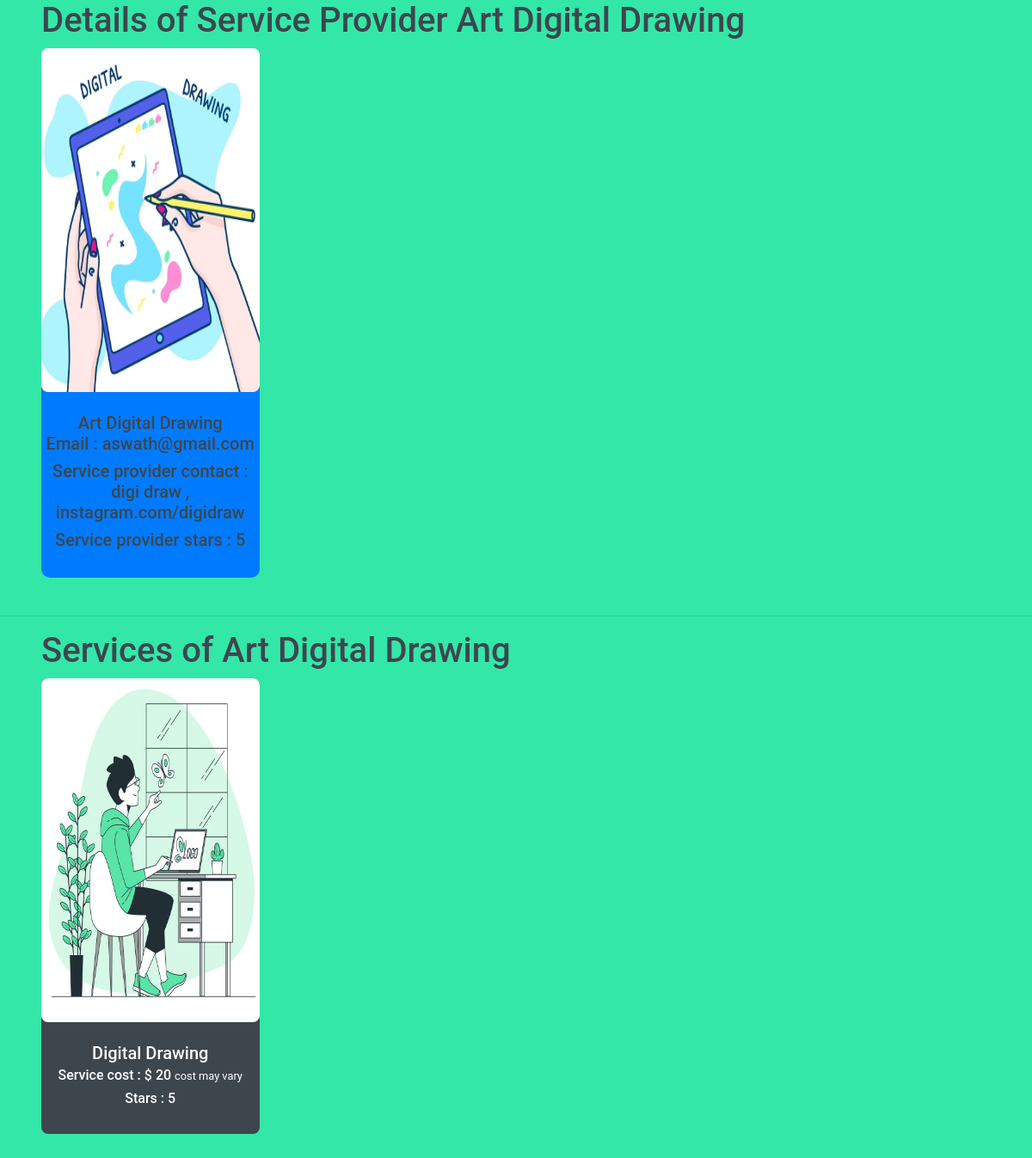
The app's page /services/1/ with its own data.
### services/models.py (models this page shows, shortened)
class ServiceProvider(models.Model):
    sp_id = models.IntegerField(null=True)
    sp_name = models.CharField(max_length=50)
    sp_email = models.EmailField(null=True, blank=True)
    sp_image = models.ImageField(upload_to='uploads/service_provider_image/', blank=True)
    sp_contact = models.TextField()
    sp_star = models.IntegerField(null=True)

class Services(models.Model):
    ACTIVE = 'active'
    DELETEED = 'deleted'
    STATUS_CHOICES = (
        (ACTIVE, 'active'),
        (DELETEED,  'deleted')
    )
    title = models.CharField(max_length=50)
    description = models.TextField(max_length=200)
    status = models.CharField(max_length=20, choices=STATUS_CHOICES, default=ACTIVE)
    image = models.ImageField(upload_to='uploads/service_image/', blank=True)
    video = models.FileField(upload_to='uploads/service_video/', blank=True)
    price = models.IntegerField()
    service_provider = models.ForeignKey('ServiceProvider', related_name='service_provider', on_delete=models.CASCADE)
    stars = models.IntegerField(null=True)

### services/views.py (the view)
# urls.py: path('services/<int:service_provide_id>/', views.view_service_category, name='view_service_category'),
def view_service_category(request, service_provide_id):
    service_provider = get_object_or_404(ServiceProvider,id=service_provide_id)
    services = Services.objects.filter(id=service_provide_id)
    return render(request, 'view_service_category.html', {
        'service_provider': service_provider,
        'services': services,
    })

### store/context_processors.py (called while the page is built)
def cart(request):  # to make cart globally available context_processord.py used
    return {'cart': Cart(request)}

### services/templates/view_service_category.html
 {% load static %}
<link href="{% static 'css/forms.css' %}" rel="stylesheet">
<link href="{% static 'css/style.css' %}" rel="stylesheet">
<body style="background-color: #33e7a8 !important;">
<h1 class="text-2xl text-dark ml-5">Details of Service Provider {{ service_provider.sp_name }} </h1>
<center>
    {% include 'partials/service_provider_res.html' %}
</center>
<hr>
<h1 class="text-2xl text-dark ml-5">Services of {{ service_provider.sp_name }} </h1>
{% if services %}
{% include 'partials/service_res.html' %}
{% else %}
<p>There are no services matching this querry!</p>
{% endif %}
</body>

### services/templates/partials/service_provider_res.html
{% load static %}
<div class="row px-xl-5 text-dark flex">
       <div class="col-lg-3 col-md-4 col-sm-6 pb-1">
           <div class="product-item bgof mb-4">
                {% if service_provider.sp_image %}
                <div class="product-img position-relative overflow-hidden">
                    <img class = "img-fluid" src="{{ service_provider.sp_image.url }}" alt="Image of {{ service_provider.sp_name}}">
                </div>
                {% else %}
                <div class="product-img position-relative overflow-hidden align-items-center">
                    <img class = "img-fluid" src="{% static 'img/no-img.png' %}" alt="Image of {{ service_provider.sp_name }}">
                </div>
                {% endif %}
                <div class="text-center py-4">
                    <a class="h5 text-decoration-none text-truncate" href="{% url 'view_service_category' service_provide_id=service_provider.id  %}"> {{ service_provider.sp_name}} </a>
                        <h5>Email : {{ service_provider.sp_email }} </h5>
                        <h5 class="mt-1"> Service provider contact : {{ service_provider.sp_contact }} </h5>
                        <h5>Service provider stars : {{ service_provider.sp_star }} </h5>
                </div>
            </div>
        </div>
</div>

### services/templates/partials/service_res.html
{% load static %}
<div class="row px-xl-5 text-dark flex">
    {% for i in services %}
    <div class="col-lg-3 col-md-4 col-sm-6 pb-1">
        <div class="product-item mb-4 bg-dark">
            {% if i.image %}
            <div class="product-img position-relative overflow-hidden ">
                 <img class = "img-fluid" src="{{ i.image.url }}" alt="Image of {{ i.title }}">
            </div>
            {% else %}
            <div class="product-img position-relative overflow-hidden align-items-center">
                <img class = "img-fluid" src="{% static 'img/noimg.png' %}" alt="Image of {{ i.title }}">
           </div>
            {% endif %}
            <div class="text-center py-4">
                <a class="h5 text-decoration-none text-truncate text-light" href="{% url 'view_service' service_id=i.id %}"> {{ i.title }} </a>
                <h6 class="mt-1 text-light"> Service cost : $ {{ i.price }} <small> cost may vary</small></h6>
                <h6 class="text-light"> Stars :  {{ i.stars }} </h6>
            </div>
        </div>
    </div>
    {% endfor %}
</div>

### core/static/css/forms.css (style rules this page uses)
body { background-color: #33e7a8 !important; font-family: Arial, Helvetica, sans-serif; }

### records on screen
ServiceProvider: sp_name "Art Digital Drawing", sp_image (picture), sp_email "aswath@gmail.com", sp_contact "digi draw , instagram.com/digidraw", sp_star "5"
Services: image (picture), title "Digital Drawing", price "20", stars "5"
